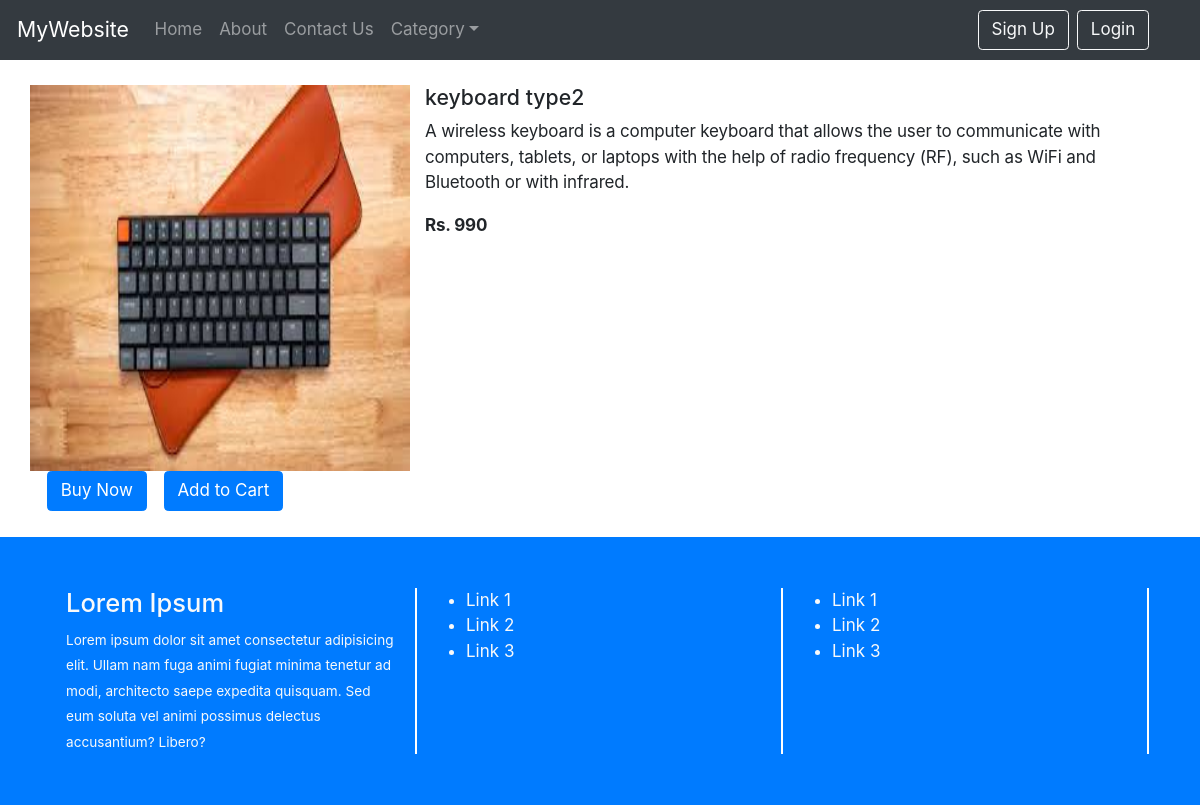
Page /productview/9 on the committed database.
### Spapp/models.py (models this page shows)
class Product(models.Model):
    prod_title = models.CharField(max_length=100, null=True, blank=True)
    prod_category = models.ForeignKey(Category, on_delete=models.CASCADE, null=True, blank=True)
    prod_desc = models.CharField(max_length=200, null=True, blank=True)
    prod_price = models.IntegerField(null=True, blank=True)
    prod_pic = models.FileField(upload_to="images/%y/%m/%d")
    def __str__(self):
        return self.prod_title
    class Meta:
        verbose_name_plural = "Product"

### Spapp/views.py (the view)
# urls.py: path('productview/<int:id>',views.productview, name='productview'),
def productview(request, id):
    product = Product.objects.filter(id=id)
    print(product)
    print("In product view")
    return render(request, 'Spapp/productview.html', {'product': product[0]})

### Spapp/templates/Spapp/productview.html (shortened to what this page needs)
{% extends "base.html" %}
{% block body %}
{% load static %}
  <div class="container my-4">
    <div class="row">
      <div class="col-md-4">
        <div class="row">
          <img src="/media/{{product.prod_pic}}" width="223px" height="386px">
        </div>
        <div class="row">
          <button class="btn btn-primary mx-3">Buy Now</button>
          <button class="btn btn-primary">Add to Cart</button>
        </div>
      </div>
      <div class="col-md-8">
        <h5>{{product.prod_title}}</h5>
        <p>{{product.prod_desc}}</p>
        <p><b>Rs. {{product.prod_price}}</b></p>
      </div>
    </div>
  </div>
{% endblock %}

### Spapp/static/css/style.css (style rules this page uses)
html { color: #303030; background-color: white; box-sizing: border-box; font-family: -apple-system, BlinkMacSystemFont, "avenir next", avenir, "segoe ui", "fira sans", roboto, noto, "droid sans", "liberation sans", "lucida grande", "helvetica neue", helvetica, "franklin gothic medium", "century gothic", cantarell, oxygen, ubuntu, sans-serif; font-size: calc(14px + 0.25vw); line-height: 1.55; -webkit-font-kerning: normal; font-kerning: normal; text-rendering: optimizeLegibility; -webkit-font-feature-settings: "kern", "liga" 1, "calt" 0; font-feature-settings: "kern", "liga" 1, "calt" 0; -ms-text-size-adjust: 100%; -webkit-text-size-adjust: 100%; }
body { margin: 0; }
*, *::before, *::after { box-sizing: inherit; }
p, blockquote, ul, ol, dl, table, pre { margin-top: 0; margin-bottom: 1.25em; }
h1, h2, h3, h4, h5, h6 { font-weight: 500; line-height: 1.25em; margin-bottom: 1.25rem; margin-top: 2rem; position: relative; }
h5 { font-size: 1.25em; }
p { letter-spacing: -0.01em; }
b, strong { font-weight: inherit; font-weight: 600; }
img { border-style: none; border: 0; max-width: 100%; }
button, input, optgroup, select, textarea { font-family: sans-serif; font-size: 100%; line-height: 1.15; margin: 0; }
button, input { overflow: visible; }
button, select { text-transform: none; }
button, html [type="button"], [type="reset"], [type="submit"] { -webkit-appearance: button; }

### Spapp/templates/base.html (style rules this page uses)
img { width: 100%; }

### rows in the picture
Product: prod_pic (picture), prod_title "keyboard type2", prod_desc "A wireless keyboard is a computer keyboard that allows the user to communicate with computers, tablets, or laptops with the help of radio frequency (RF), such as WiFi and Bluetooth or with infrared.", prod_price "990"
